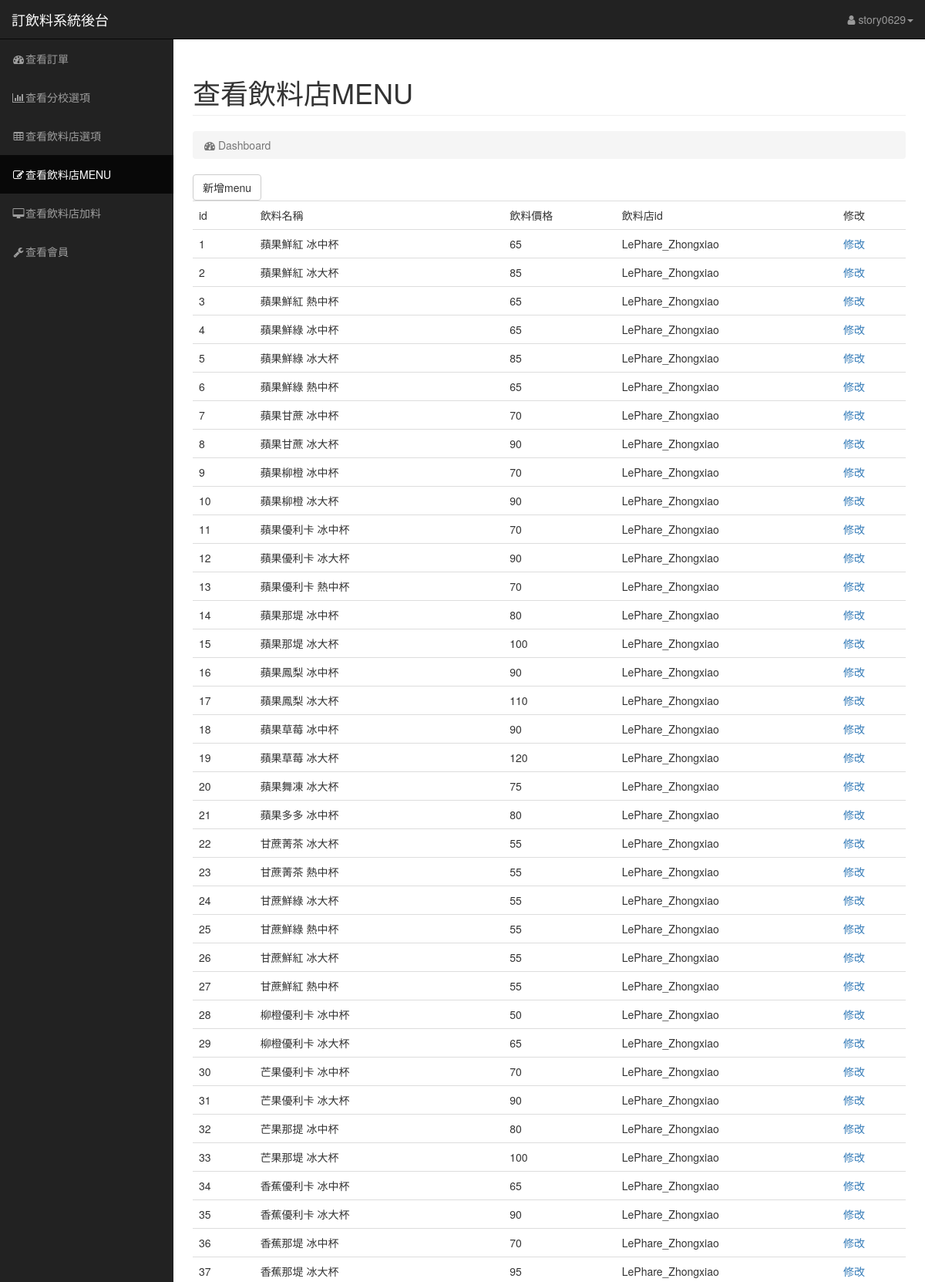
The page /backend/menu.php (signed in, upper part) on the database its author committed.
### tables this page shows
CREATE TABLE `drink_menu` (
  `mid` int(255) UNSIGNED NOT NULL,
  `menu` varchar(200) NOT NULL,
  `price` int(100) NOT NULL,
  `pcode` varchar(100) NOT NULL
);

### backend/menu.php (the view, shortened to what this page needs)
<?php
    $sql = "SELECT * FROM `drink_menu`";
    $result = mysql_query($sql);
 ?>
<!DOCTYPE html>
<html lang="en">
<head>
    <link href="../css/bootstrap.min.css" rel="stylesheet">
    <link href="../css/sb-admin.css" rel="stylesheet">
    <link href="../css/plugins/morris.css" rel="stylesheet">
    <link href="https://cdnjs.cloudflare.com/ajax/libs/font-awesome/4.7.0/css/font-awesome.min.css" rel="stylesheet">
</head>
<body>
    <div id="wrapper">
        <nav class="navbar navbar-inverse navbar-fixed-top" role="navigation">
            <div class="navbar-header">
                <a class="navbar-brand" href="index.php">訂飲料系統後台</a>
            </div>
            <ul class="nav navbar-right top-nav">
                <li class="dropdown">
                    <a href="#" class="dropdown-toggle" data-toggle="dropdown"><i class="fa fa-user"></i>&nbsp;<?php echo $_SESSION["USER"]; ?><b class="caret"></b></a>
                </li>
            </ul>
            <div class="collapse navbar-collapse navbar-ex1-collapse">
                <ul class="nav navbar-nav side-nav">
                    <li>
                        <a href="index.php"><i class="fa fa-fw fa-dashboard"></i>查看訂單</a>
                    </li>
                    <li>
                        <a href="scholl.php"><i class="fa fa-fw fa-bar-chart-o"></i>查看分校選項</a>
                    </li>
                    <li>
                        <a href="shop.php"><i class="fa fa-fw fa-table"></i>查看飲料店選項</a>
                    </li>
                    <li class="active">
                        <a href="menu.php"><i class="fa fa-fw fa-edit"></i>查看飲料店MENU</a>
                    </li>
                    <li>
                        <a href="goods.php"><i class="fa fa-fw fa-desktop"></i>查看飲料店加料</a>
                    </li>
                    <li>
                        <a href="member.php"><i class="fa fa-fw fa-wrench"></i>查看會員</a>
                    </li>
                </ul>
            </div>
        </nav>
        <div id="page-wrapper">
            <div class="container-fluid">
                <div class="row">
                    <div class="col-lg-12">
                        <h1 class="page-header">
                            查看飲料店MENU<small></small>
                        </h1>
                        <ol class="breadcrumb">
                            <li class="active">
                                <i class="fa fa-dashboard"></i> Dashboard
                            </li>
                        </ol>
                        <a href="menu_add.php" class="btn btn-default">新增menu</a>
                    </div>
                </div>
                <div class="table-responsive">
                    <table class="container table">
                        <tr>
                            <td>id</td>
                            <td>飲料名稱</td>
                            <td>飲料價格</td>
                            <td>飲料店id</td>
                            <td>修改</td>
                        </tr>
                        <?php while($row = mysql_fetch_assoc($result)) { ?>
                        <tr>
                            <td><?php echo $row["mid"]; ?></td>
                            <td><?php echo $row["menu"]; ?></td>
                            <td><?php echo $row["price"]; ?></td>
                            <td><?php echo $row["pcode"]; ?></td>
                            <td><a href="menu_modify.php?mid=<?php echo $row["mid"]; ?>">修改</a></td>
                        </tr>
                        <?php } ?>
                    </table>
                </div>
            </div>
        </div>
    </div>
</body>
</html>

### css/sb-admin.css (style rules this page uses)
body { margin-top: 100px; background-color: #222; }
@media (min-width:768px) { body { margin-top: 50px; } }
#wrapper { padding-left: 0; }
#page-wrapper { width: 100%; padding: 0; background-color: #fff; }
@media (min-width:768px) { #wrapper { padding-left: 225px; } }
@media (min-width:768px) { #page-wrapper { padding: 10px; } }
.top-nav { padding: 0 15px; }
.top-nav>li { display: inline-block; float: left; }
.top-nav>li>a { padding-top: 15px; padding-bottom: 15px; line-height: 20px; color: #999; }
@media (min-width:768px) { .side-nav { position: fixed; top: 51px; left: 225px; width: 225px; margin-left: -225px; border: none; border-radius: 0; overflow-y: auto; background-color: #222; bottom: 0; overflow-x: hidden; padding-bottom: 40px; } }
@media (min-width:768px) { .side-nav>li>a { width: 225px; } }

### rows shown on the page
drink_menu: mid "1", menu "蘋果鮮紅 冰中杯", price "65", pcode "LePhare_Zhongxiao"
drink_menu: mid "2", menu "蘋果鮮紅 冰大杯", price "85", pcode "LePhare_Zhongxiao"
drink_menu: mid "3", menu "蘋果鮮紅 熱中杯", price "65", pcode "LePhare_Zhongxiao"
drink_menu: mid "4", menu "蘋果鮮綠 冰中杯", price "65", pcode "LePhare_Zhongxiao"
drink_menu: mid "5", menu "蘋果鮮綠 冰大杯", price "85", pcode "LePhare_Zhongxiao"
drink_menu: mid "6", menu "蘋果鮮綠 熱中杯", price "65", pcode "LePhare_Zhongxiao"
drink_menu: mid "7", menu "蘋果甘蔗 冰中杯", price "70", pcode "LePhare_Zhongxiao"
drink_menu: mid "8", menu "蘋果甘蔗 冰大杯", price "90", pcode "LePhare_Zhongxiao"
drink_menu: mid "9", menu "蘋果柳橙 冰中杯", price "70", pcode "LePhare_Zhongxiao"
drink_menu: mid "10", menu "蘋果柳橙 冰大杯", price "90", pcode "LePhare_Zhongxiao"
drink_menu: mid "11", menu "蘋果優利卡 冰中杯", price "70", pcode "LePhare_Zhongxiao"
drink_menu: mid "12", menu "蘋果優利卡 冰大杯", price "90", pcode "LePhare_Zhongxiao"
drink_menu: mid "13", menu "蘋果優利卡 熱中杯", price "70", pcode "LePhare_Zhongxiao"
drink_menu: mid "14", menu "蘋果那堤 冰中杯", price "80", pcode "LePhare_Zhongxiao"
drink_menu: mid "15", menu "蘋果那堤 冰大杯", price "100", pcode "LePhare_Zhongxiao"
drink_menu: mid "16", menu "蘋果鳳梨 冰中杯", price "90", pcode "LePhare_Zhongxiao"
drink_menu: mid "17", menu "蘋果鳳梨 冰大杯", price "110", pcode "LePhare_Zhongxiao"
drink_menu: mid "18", menu "蘋果草莓 冰中杯", price "90", pcode "LePhare_Zhongxiao"
drink_menu: mid "19", menu "蘋果草莓 冰大杯", price "120", pcode "LePhare_Zhongxiao"
drink_menu: mid "20", menu "蘋果舞凍 冰大杯", price "75", pcode "LePhare_Zhongxiao"
drink_menu: mid "21", menu "蘋果多多 冰中杯", price "80", pcode "LePhare_Zhongxiao"
drink_menu: mid "22", menu "甘蔗菁茶 冰大杯", price "55", pcode "LePhare_Zhongxiao"
drink_menu: mid "23", menu "甘蔗菁茶 熱中杯", price "55", pcode "LePhare_Zhongxiao"
drink_menu: mid "24", menu "甘蔗鮮綠 冰大杯", price "55", pcode "LePhare_Zhongxiao"
drink_menu: mid "25", menu "甘蔗鮮綠 熱中杯", price "55", pcode "LePhare_Zhongxiao"
drink_menu: mid "26", menu "甘蔗鮮紅 冰大杯", price "55", pcode "LePhare_Zhongxiao"
drink_menu: mid "27", menu "甘蔗鮮紅 熱中杯", price "55", pcode "LePhare_Zhongxiao"
drink_menu: mid "28", menu "柳橙優利卡 冰中杯", price "50", pcode "LePhare_Zhongxiao"
drink_menu: mid "29", menu "柳橙優利卡 冰大杯", price "65", pcode "LePhare_Zhongxiao"
drink_menu: mid "30", menu "芒果優利卡 冰中杯", price "70", pcode "LePhare_Zhongxiao"
drink_menu: mid "31", menu "芒果優利卡 冰大杯", price "90", pcode "LePhare_Zhongxiao"
drink_menu: mid "32", menu "芒果那提 冰中杯", price "80", pcode "LePhare_Zhongxiao"
drink_menu: mid "33", menu "芒果那堤 冰大杯", price "100", pcode "LePhare_Zhongxiao"
drink_menu: mid "34", menu "香蕉優利卡 冰中杯", price "65", pcode "LePhare_Zhongxiao"
drink_menu: mid "35", menu "香蕉優利卡 冰大杯", price "90", pcode "LePhare_Zhongxiao"
drink_menu: mid "36", menu "香蕉那堤 冰中杯", price "70", pcode "LePhare_Zhongxiao"
drink_menu: mid "37", menu "香蕉那堤 冰大杯", price "95", pcode "LePhare_Zhongxiao"

### other values the page prints
$_SESSION["USER"] "story0629"
